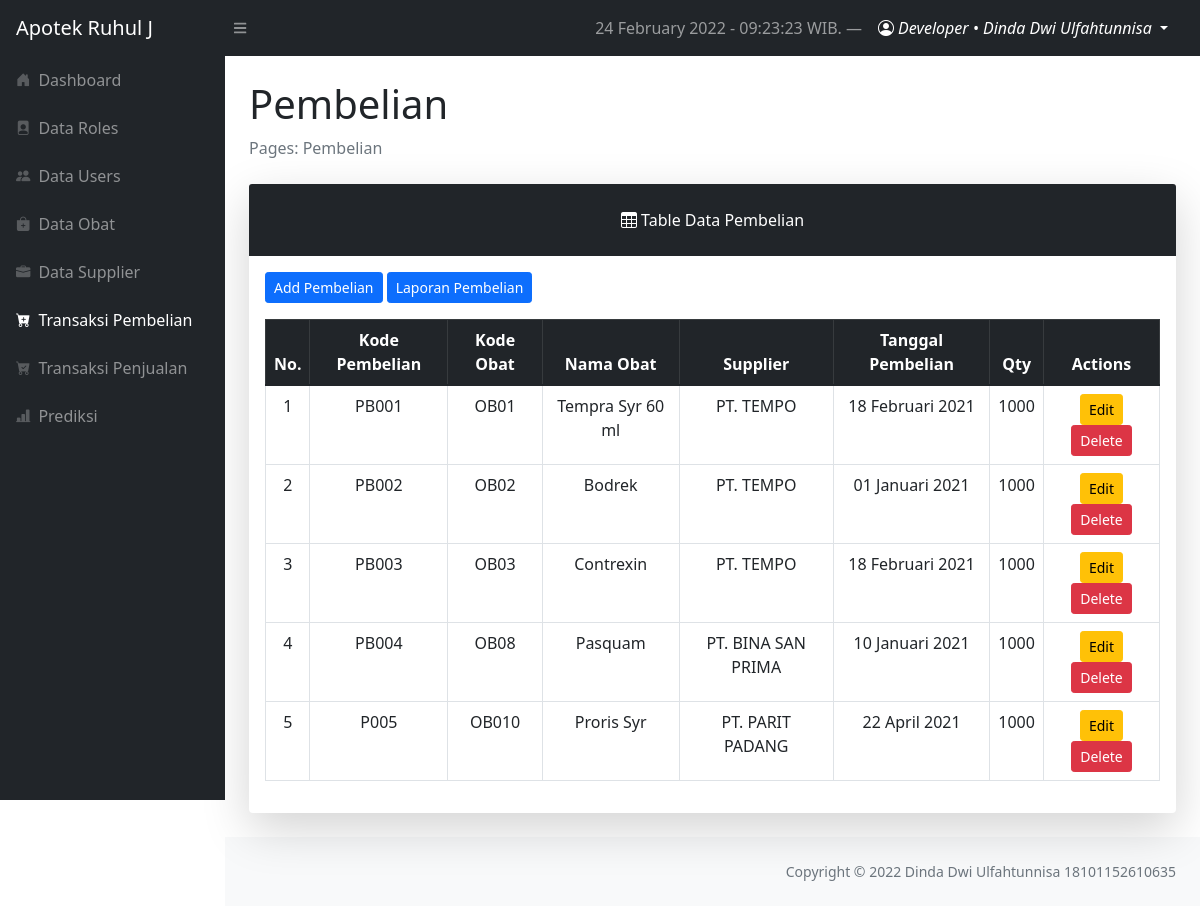
Screenshot of /layouts/dashboard/index.php?page=pembelian (signed in) with the database file from the repository.
### tables this page shows
CREATE TABLE `tbl_pembelian` (
  `pembelian_id` int(11) NOT NULL,
  `kode_pembelian` varchar(10) NOT NULL,
  `obat_id` int(11) NOT NULL,
  `kode_obat` varchar(10) NOT NULL,
  `supplier_id` int(11) NOT NULL,
  `bulan` varchar(11) NOT NULL,
  `tahun` year(4) NOT NULL,
  `tgl_pembelian` date NOT NULL,
  `total_pembelian` int(11) NOT NULL
);

CREATE TABLE `tbl_obat` (
  `obat_id` int(11) NOT NULL,
  `kode_obat` varchar(10) NOT NULL,
  `nama_obat` varchar(50) NOT NULL,
  `kedaluwarsa` date NOT NULL,
  `harga_beli` int(11) NOT NULL,
  `harga_jual` int(11) NOT NULL,
  `satuan_obat` varchar(10) NOT NULL,
  `stok` int(11) NOT NULL,
  `supplier_id` int(11) NOT NULL
);

CREATE TABLE `tbl_supplier` (
  `supplier_id` int(11) NOT NULL,
  `kode_supplier` varchar(10) NOT NULL,
  `nama_supplier` varchar(50) NOT NULL,
  `alamat` text NOT NULL,
  `nohp` varchar(13) NOT NULL
);

### config/config.php (called while the page is built, shortened)
<?php
$localhost  = "localhost";
$username   = "root";
$password   = "";
$db         = "forecasting_apotek";
$conn = mysqli_connect($localhost, $username, $password, $db);
function query($query)
{
    global $conn;
    $result = mysqli_query($conn, $query);
    while ($row = mysqli_fetch_assoc($result)) {
        $rows[] = $row;
    }
    return $rows;
}
function TanggalIndo($date)
{
    $BulanIndo = array("Januari", "Februari", "Maret", "April", "Mei", "Juni", "Juli", "Agustus", "September", "Oktober", "November", "Desember");
    $tahun = substr($date, 0, 4);
    $bulan = substr($date, 5, 2);
    $tgl   = substr($date, 8, 2);
    $result = $tgl . " " . $BulanIndo[(int) $bulan - 1] . " " . $tahun;
    return ($result);
}

### layouts/dashboard/pembelian/index.php (the view, shortened to what this page needs)
<?php
require '../../config/config.php';
$pembelians = query("SELECT * FROM tbl_pembelian
                        INNER JOIN tbL_obat ON tbl_pembelian.obat_id = tbl_obat.obat_id
                        INNER JOIN tbl_supplier ON tbl_pembelian.supplier_id = tbl_supplier.supplier_id
                    ");
$no = 1;
?>
<main>
    <div class="container-fluid px-4">
        <h1 class="mt-4">Pembelian</h1>
        <ol class="breadcrumb mb-4">
            <li class="breadcrumb-item active">Pages: Pembelian</li>
        </ol>
        <div class="card shadow-lg border-0 mb-4">
            <div class="card-header border-0 text-center p-4 bg-dark text-white">
                <i class="bi bi-table"></i>
                Table Data Pembelian
            </div>
            <div class="card-body">
                <a href="?page=pembelian/create" class="btn btn-sm btn-primary mb-3">Add Pembelian</a>
                <a href="?page=pembelian/laporan" class="btn btn-sm btn-primary mb-3">Laporan Pembelian</a>
                <table class="table table-bordered table-hover table-responsive-sm text-center">
                    <thead class="table-dark">
                        <th scope="col">No.</th>
                        <th scope="col">Kode Pembelian</th>
                        <th scope="col">Kode Obat</th>
                        <th scope="col">Nama Obat</th>
                        <th scope="col">Supplier</th>
                        <th scope="col">Tanggal Pembelian</th>
                        <th scope="col">Qty</th>
                        <th scope="col">Actions</th>
                    </thead>
                    <tbody>
                        <?php foreach ($pembelians as $pembelian) : ?>
                            <tr>
                                <td><?= $no++; ?></td>
                                <td><?= $pembelian['kode_pembelian']; ?></td>
                                <td><?= $pembelian['kode_obat']; ?></td>
                                <td><?= $pembelian['nama_obat']; ?></td>
                                <td><?= $pembelian['nama_supplier']; ?></td>
                                <td><?= TanggalIndo($pembelian['tgl_pembelian']); ?></td>
                                <td><?= $pembelian['total_pembelian']; ?></td>
                                <td>
                                    <a href="index.php?page=pembelian/update&id=<?= $pembelian['pembelian_id'] ?>" class="btn btn-sm btn-warning">Edit</a>
                                    <a href="index.php?page=pembelian/delete&id=<?= $pembelian['pembelian_id'] ?>" class="btn btn-sm btn-danger" onclick="return confirm('Are you sure to delete pembelian?')">Delete</a>
                                </td>
                            </tr>
                        <?php endforeach; ?>
                    </tbody>
                </table>
            </div>
        </div>
</main>

### rows the page displays
tbl_pembelian: kode_pembelian "PB001", obat.kode_obat "OB01", obat.nama_obat "Tempra Syr 60 ml", supplier.nama_supplier "PT. TEMPO", tgl_pembelian "18 Februari 2021", total_pembelian "1000"
tbl_pembelian: kode_pembelian "PB002", obat.kode_obat "OB02", obat.nama_obat "Bodrek", supplier.nama_supplier "PT. TEMPO", tgl_pembelian "01 Januari 2021", total_pembelian "1000"
tbl_pembelian: kode_pembelian "PB003", obat.kode_obat "OB03", obat.nama_obat "Contrexin", supplier.nama_supplier "PT. TEMPO", tgl_pembelian "18 Februari 2021", total_pembelian "1000"
tbl_pembelian: kode_pembelian "PB004", obat.kode_obat "OB08", obat.nama_obat "Pasquam", supplier.nama_supplier "PT. BINA SAN PRIMA", tgl_pembelian "10 Januari 2021", total_pembelian "1000"
tbl_pembelian: kode_pembelian "P005", obat.kode_obat "OB010", obat.nama_obat "Proris Syr", supplier.nama_supplier "PT. PARIT PADANG", tgl_pembelian "22 April 2021", total_pembelian "1000"

### other values shown
$timenow "24 February 2022 - 09:23:23"
$_SESSION['username'] "Developer"
$_SESSION['fullname'] "Dinda Dwi Ulfahtunnisa"
